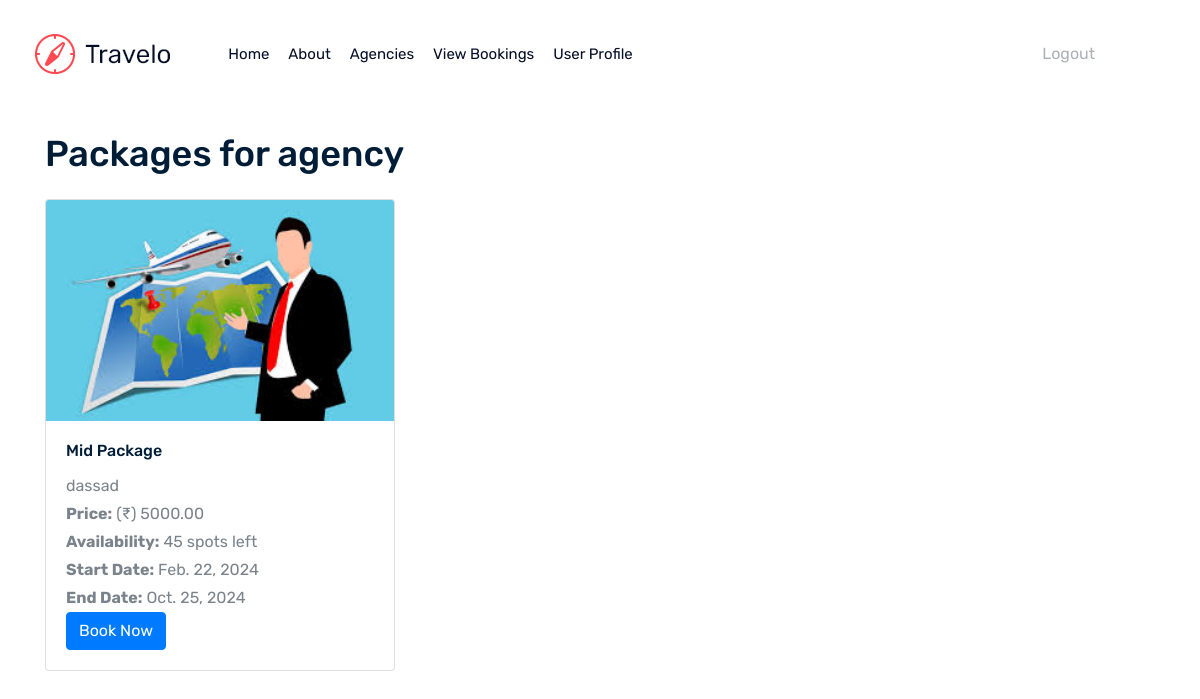
Screenshot of /agencies/2/packages/ (signed in) with the database file from the repository.
### travelapp/models.py (models this page shows, shortened)
class TravelAgency(models.Model):
    owner = models.OneToOneField(User, on_delete=models.CASCADE, related_name="agency")
    agency_image = models.ImageField(upload_to='agency/', blank=True, null=True)
    name = models.CharField(max_length=255)
    address = models.TextField()
    contact_email = models.EmailField()
    contact_number = models.CharField(max_length=20)
    website = models.URLField(blank=True, null=True)
    is_approved = models.BooleanField(default=False)
    approved_on = models.DateTimeField(blank=True, null=True)

class TourPackage(models.Model):
    agency = models.ForeignKey(TravelAgency, on_delete=models.CASCADE, related_name="packages")
    title = models.CharField(max_length=255)
    description = models.TextField()
    price = models.DecimalField(max_digits=10, decimal_places=2)
    availability = models.IntegerField()
    start_date = models.DateField()
    end_date = models.DateField()
    package_image = models.ImageField(upload_to='package_images/', blank=True, null=True)
    vehicles = models.ManyToManyField(Vehicle, related_name="tour_packages")
    routes = models.ManyToManyField(Route, related_name="tour_packages")

### travelapp/views.py (the view)
# urls.py: path('agencies/<int:agency_id>/packages/', view_agency_packages, name='view_agency_packages'),
@login_required
def view_agency_packages(request, agency_id):
    agency = get_object_or_404(TravelAgency, id=agency_id)
    packages = agency.packages.all()  # Fetch packages for the specific agency
    return render(request, 'user/package_list_by_agency.html', {'agency': agency, 'packages': packages})

### travelapp/templates/user/package_list_by_agency.html
{% if user.is_authenticated %}
    {% if user.agency %}
        {% include 'agency/header.html' %}
    {% elif user.is_staff %}
        {% include 'travelAdmin/header.html' %}
    {% else %}
        {% include 'user/header.html' %}
    {% endif %}
{% else %}
    {% include 'header.html' %}
{% endif %}
{% load static %}
<div class="container">
    <h1 class="my-4">Packages for {{ agency.name }}</h1>
    <div class="row">
        {% if packages %}
            {% for package in packages %}
            <div class="col-lg-4 col-md-6 mb-4">
                <div class="card h-100">
                    {% if package.package_image %}
                    <img src="{{ package.package_image.url }}" class="card-img-top" alt="{{ package.title }}">
                    {% else %}
                    <img src="{% static 'default_image.jpg' %}" class="card-img-top" alt="Default Image">
                    {% endif %}
                    <div class="card-body d-flex flex-column">
                        <h5 class="card-title">{{ package.title }}</h5>
                        <p class="card-text">{{ package.description|truncatewords:20 }}</p>
                        <p><strong>Price:</strong> (₹) {{ package.price }}</p>
                        <p><strong>Availability:</strong> {{ package.availability }} spots left</p>
                        <p><strong>Start Date:</strong> {{ package.start_date }}</p>
                        <p><strong>End Date:</strong> {{ package.end_date }}</p>
                        <div class="mt-auto">
                            <a href="{% url 'book_package' package.pk %}" class="btn btn-primary">Book Now</a>
                        </div>
                    </div>
                </div>
            </div>
            {% endfor %}
        {% else %}
            <div class="col-12">
                <p>No packages available for this agency.</p>
            </div>
        {% endif %}
    </div>
</div>

### rows the page displays
TravelAgency: name "agency"
TourPackage: package_image (picture), title "Mid Package", description "dassad", price "5000.00", availability "45", start_date "Feb. 22, 2024", end_date "Oct. 25, 2024"
